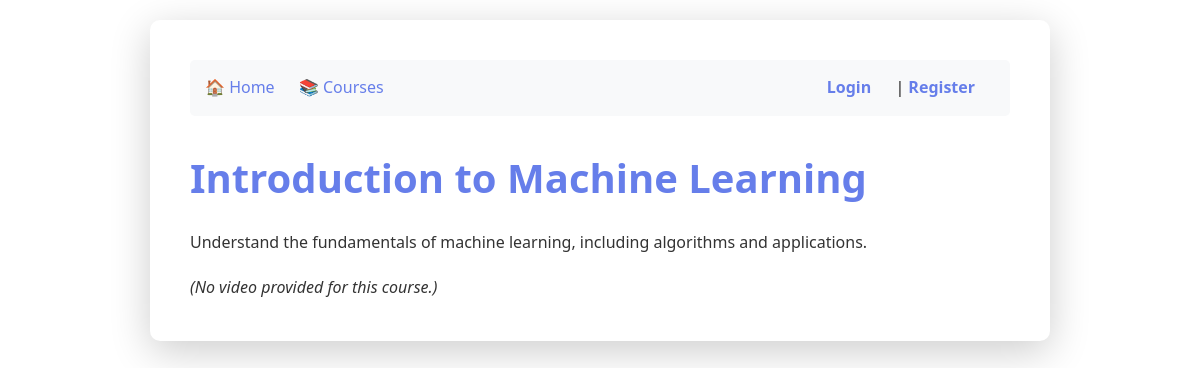
/course/5, run on the app's committed database.
### tables this page shows
CREATE TABLE courses (
                   id INTEGER PRIMARY KEY,
                   title TEXT NOT NULL,
                   description TEXT NOT NULL
               , video_url TEXT, category TEXT DEFAULT 'General');

### routes/courses.py (the view)
    @app.route('/course/<int:course_id>')
    def course_details(course_id):
        conn = get_db_connection()
        course = conn.execute(
            'SELECT * FROM courses WHERE id = ?',
            (course_id,)
        ).fetchone()
        conn.close()
        user = session.get('username')
        admin = is_admin()
        is_completed = False
        if user:
            user_id = get_user_id(user)
            if user_id:
                is_completed = is_course_completed(user_id, course_id)
        embed_url = get_youtube_embed_url(course['video_url']) if course else None
        return render_template('course_detail.html',
                               course=course, username=user, is_admin=admin,
                               embed_url=embed_url, is_completed=is_completed)

### helpers.py (called while the page is built, shortened)
def get_db_connection():
    conn = sqlite3.connect('lms.db')
    conn.row_factory = sqlite3.Row
    return conn

def is_admin():
    if 'username' not in session:
        return False

### templates/course_detail.html (shortened to what this page needs)
{% extends "base.html" %}
{% block content %}
    {% if course %}
        <h1>{{ course.title }}</h1>
        <p>{{ course.description }}</p>
        {% if embed_url %}
            <div class="video-container" style="position: relative; padding-bottom: 56.25%; height: 0; overflow: hidden; max-width: 100%; background: #000; margin-top: 20px;">
                <iframe
                    src="{{ embed_url }}"
                    style="position: absolute; top: 0; left: 0; width: 100%; height: 100%;"
                    frameborder="0"
                    allow="accelerometer; autoplay; clipboard-write; encrypted-media; gyroscope; picture-in-picture"
                    allowfullscreen>
                </iframe>
            </div>
        {% else %}
            <p style="margin-top: 20px;"><em>(No video provided for this course.)</em></p>
        {% endif %}
    {% else %}
        <h1>Course Not Found</h1>
        <p>Sorry, we couldn't find the course you were looking for.</p>
    {% endif %}
{% endblock %}

### static/css/style.css (style rules this page uses)
* { margin: 0; padding: 0; box-sizing: border-box; }
body { font-family: 'Segoe UI', Tahoma, Geneva, Verdana, sans-serif; line-height: 1.6; color: #333; background-color: linear-gradient(135deg, #667eea 0%, #764ba2 100%); padding: 20px; }
h1 { color: #667eea; margin-bottom: 20px; font-size: 2.5rem; }

### data on the page
courses: title "Introduction to Machine Learning", description "Understand the fundamentals of machine learning, including algorithms and applications."
